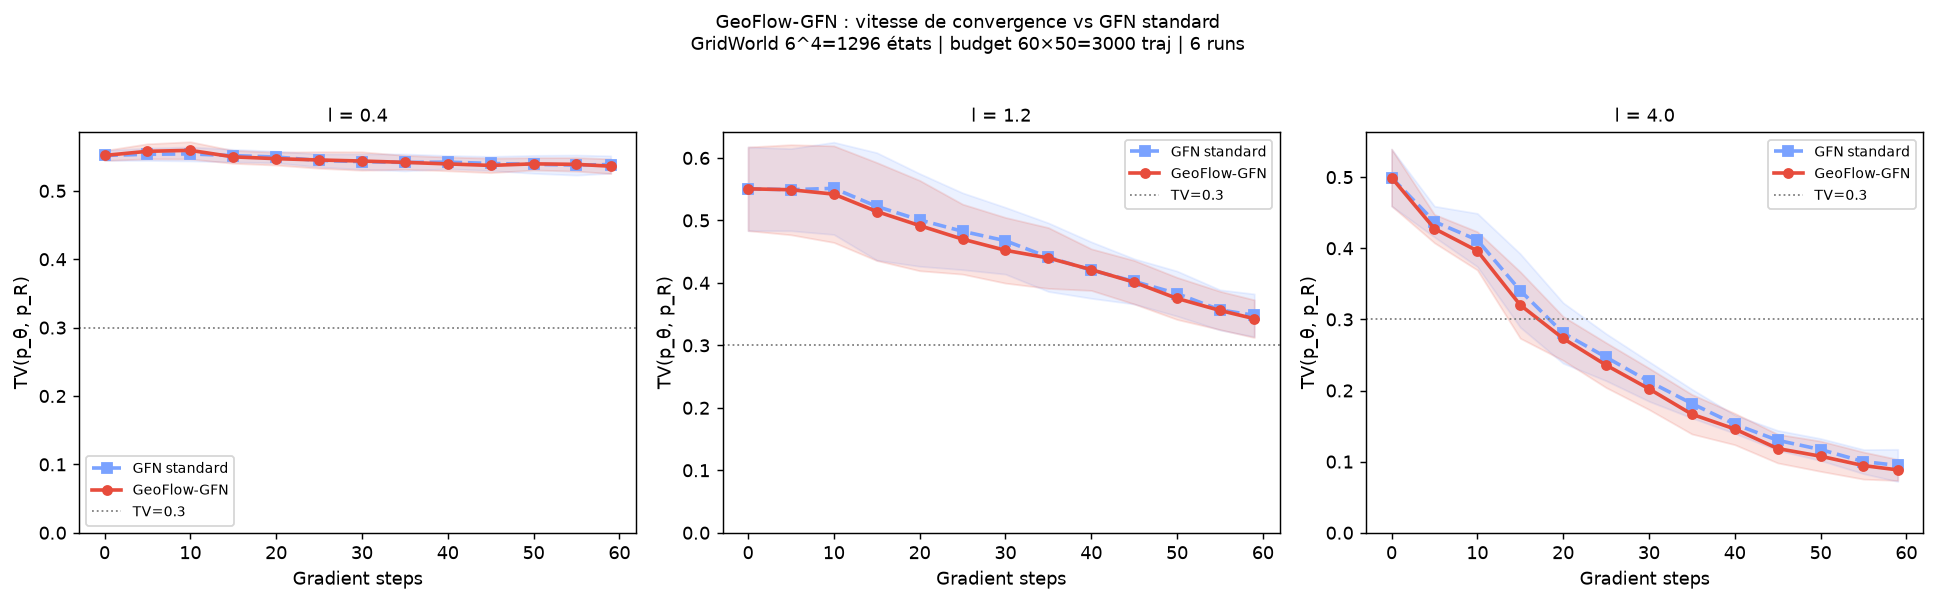

Python code for this plot:
"""
benchmarks/compare.py — GeoFlow vs GFN-standard : convergence speed.

Question : GeoFlow converge-t-il PLUS VITE vers TV < seuil ?
Espace : GridWorld 4^4 = 256 états, budget faible (100 steps × 50 = 5000 traj ≈ 20×N).
Métriques : TV à plusieurs checkpoints + "steps to TV < 0.10".
"""
import sys
import os
sys.path.insert(0, os.path.dirname(os.path.dirname(os.path.abspath(__file__))))

import numpy as np
import torch
import matplotlib
matplotlib.use("Agg")
import matplotlib.pyplot as plt

from geoflow import GeoFlowAgent, GridWorld
from geoflow.utils.metrics import evaluate

D, K = 4, 6                # N=1296 (harder exploration)
LS_VALUES   = [0.4, 1.2, 4.0]
LAND_SEEDS  = [0, 1, 2]
TRAIN_SEEDS = [10, 11]
N_STEPS     = 60          # 60 × 50 = 3000 traj ≈ 2.3×N (tight budget)
LOG_EVERY   = 5
BATCH       = 50
TV_THRESH   = 0.30        # looser threshold given small budget


def run_condition(env, use_metric, train_seed) -> tuple[list, list]:
    """Returns (steps_list, tv_list) at each checkpoint."""
    torch.manual_seed(train_seed); np.random.seed(train_seed)
    agent = GeoFlowAgent(
        env=env, hidden=128, lr=5e-3, lr_metric=5e-3,
        lambda_kl=0.2, beta=0.01,
        batch_size=BATCH, use_metric=use_metric, seed=train_seed,
    )
    agent.trainer._total_steps = N_STEPS   # needed for _epsilon() schedule
    steps_list, tv_list = [], []

    for step in range(N_STEPS):
        agent.trainer.step()
        if step % LOG_EVERY == 0 or step == N_STEPS - 1:
            m = agent.evaluate(threshold=0.5)
            steps_list.append(step)
            tv_list.append(m["tv"])

    return steps_list, tv_list


def steps_to_threshold(steps, tvs, thresh):
    """Return first step where TV < thresh, or N_STEPS if never reached."""
    for s, tv in zip(steps, tvs):
        if tv < thresh:
            return s
    return N_STEPS


print(f"\nBudget : {N_STEPS} steps × {BATCH} = {N_STEPS*BATCH} traj | "
      f"N={K**D} states | TV seuil = {TV_THRESH}")
print(f"\n{'l':>5} | {'Steps-to-{:.2f} GFN'.format(TV_THRESH):>20} | "
      f"{'Steps-to-{:.2f} GeoFlow'.format(TV_THRESH):>22} | {'Accélération':>13}")
print("-" * 75)

all_curves = {}
for ls in LS_VALUES:
    std_sts, geo_sts = [], []
    std_curves, geo_curves = [], []

    for ls_seed in LAND_SEEDS:
        env = GridWorld(D=D, K=K, length_scale=ls, seed=ls_seed)
        for ts in TRAIN_SEEDS:
            s_std, tv_std = run_condition(env, use_metric=False, train_seed=ts)
            s_geo, tv_geo = run_condition(env, use_metric=True,  train_seed=ts)
            std_sts.append(steps_to_threshold(s_std, tv_std, TV_THRESH))
            geo_sts.append(steps_to_threshold(s_geo, tv_geo, TV_THRESH))
            std_curves.append(tv_std)
            geo_curves.append(tv_geo)

    m_std = np.mean(std_sts); m_geo = np.mean(geo_sts)
    ratio = m_std / max(m_geo, 1)
    print(f"{ls:5.1f} | {m_std:>20.1f} ± {np.std(std_sts):.1f} | "
          f"{m_geo:>22.1f} ± {np.std(geo_sts):.1f} | {ratio:>10.2f}×")
    all_curves[ls] = dict(std=np.array(std_curves),
                          geo=np.array(geo_curves),
                          steps=s_std)

# ── Figure ────────────────────────────────────────────────────────────────────
fig, axes = plt.subplots(1, 3, figsize=(15, 4.5))
colors = {"std": "#7aa2ff", "geo": "#e74c3c"}

for ax, ls in zip(axes, LS_VALUES):
    d = all_curves[ls]
    steps = d["steps"]
    std_m = d["std"].mean(0); std_s = d["std"].std(0)
    geo_m = d["geo"].mean(0); geo_s = d["geo"].std(0)

    ax.fill_between(steps, std_m - std_s, std_m + std_s,
                    alpha=0.15, color=colors["std"])
    ax.fill_between(steps, geo_m - geo_s, geo_m + geo_s,
                    alpha=0.15, color=colors["geo"])
    ax.plot(steps, std_m, "s--", color=colors["std"], lw=2, ms=5,
            label="GFN standard")
    ax.plot(steps, geo_m, "o-",  color=colors["geo"], lw=2, ms=5,
            label="GeoFlow-GFN")
    ax.axhline(TV_THRESH, c="gray", ls=":", lw=1, label=f"TV={TV_THRESH}")
    ax.set_xlabel("Gradient steps")
    ax.set_ylabel("TV(p_θ, p_R)")
    ax.set_title(f"l = {ls}", fontsize=10)
    ax.legend(fontsize=8)
    ax.set_ylim(bottom=0)

plt.suptitle(
    f"GeoFlow-GFN : vitesse de convergence vs GFN standard\n"
    f"GridWorld {K}^{D}={K**D} états | budget {N_STEPS}×{BATCH}={N_STEPS*BATCH} traj "
    f"| {len(LAND_SEEDS)*len(TRAIN_SEEDS)} runs",
    fontsize=10, y=1.02,
)
plt.tight_layout()
out = os.path.join(os.path.dirname(os.path.abspath(__file__)), "compare.png")
plt.savefig(out, dpi=130, bbox_inches="tight")
print(f"\nFigure → {out}")
